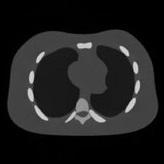
#> input picture ct_scan.jpg, 164 x 164 px
$ python main.py
#> lines starting #> are read from the running program, lines starting #| are printed output that depends on the picture
# To create the file with installed libraries: pip freeze > requirements.txt

import numpy as np
# import matplotlib.pyplot as plt

import matplotlib
matplotlib.use('TkAgg')  # Or 'Qt5Agg' or 'Agg' for non-interactive environments
import matplotlib.pyplot as plt

# Enable interactive mode
# plt.ion()

from scipy.interpolate import RectBivariateSpline
from skimage.data import shepp_logan_phantom
from skimage.data import binary_blobs
from skimage.transform import radon, rescale, rotate

from PIL import Image

# Open an image file
image_path = "ct_scan.jpg"
with Image.open(image_path) as img:
    # Convert image to grayscale (optional)
#> img is the input picture: PIL image 164x164 RGB; min 0, max 228, mean 31.8
    img = img.convert('L')
#> img: PIL image 164x164 L
    # Convert to NumPy array
    image = np.array(img)

image = image / np.max(image)

# [7 lines of commented-out code are left out]

_ = np.linspace(-1, 1, image.shape[0])
xv, yv = np.meshgrid(_,_)
# image[(xv-0.1)**2+(yv-0.2)**2<0.01] = 2

# At this point, the image as values 0 background,1 square,2 circle. Pretending to represent x-ray attenuation.

# The image(object) will be rotated, representing the scanner. It has the same effect.

# Create a rotated image
image_rot = rotate(image, 45)
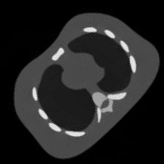
#> image_rot: shape (164, 164) float64; min 0, max 0.935, mean 0.139

fig, ax = plt.subplots(1,2, figsize=(10,5))
ax[0].pcolor(xv,yv,image, shading='auto')
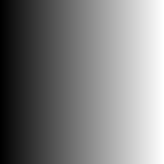
#> xv: shape (164, 164) float64; min -1, max 1, mean 2.44e-17; drawn with min black and max white
ax[1].pcolor(xv,yv,image_rot, shading='auto')
plt.show()

# Change step angle to 1° for better results, calculation will be slower
thetas = np.arange(0,180,1) * np.pi/180 # Rotations, from 0 to 180°, every 5°, then converts to radians.
rs = _
#> rs = 164 values from -1 to 1
dtheta = np.diff(thetas)[0] # the difference between the data in the array
dr = np.diff(rs)[0]
#> dr = 0.0123
rotations = np.array([rotate(image, theta*180/np.pi) for theta in thetas]) # 5°, 10°, 15° ....

# plt.imshow(rotations[1])
# plt.show()

# Sum of the values in the vertical exis, p is a 2D data
p = np.array([rotation.sum(axis=0)*dr for rotation in rotations]).T
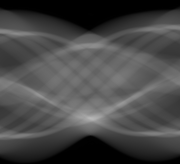
#> p: shape (164, 180) float64; min 0, max 0.724, mean 0.281

plt.plot(rs, p[:,9])
plt.xlabel('r', fontsize=20)
plt.ylabel('$\ln(I_0/I)$', fontsize=20)
plt.show()
#> figure, not shown here; curve peaks at x = -0.607, y = 0.511


plt.pcolor(thetas, rs, p, shading='auto')
plt.xlabel(r'$\theta$', fontsize=20)
plt.ylabel('$r$', fontsize=20)
plt.show()


p_interp = RectBivariateSpline(rs, thetas, p)

def get_fBP(x,y):
    return p_interp(x*np.cos(thetas)+y*np.sin(thetas), thetas, grid=False).sum() * dtheta

fBP = np.vectorize(get_fBP)(xv,yv)
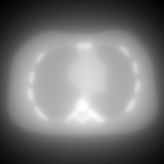
#> fBP: shape (164, 164) float64; min 0.41, max 1.47, mean 0.905; drawn with min black and max white

plt.figure(figsize=(6,6))
plt.pcolor(fBP)
plt.show()

from scipy.fft import fft, ifft

P = fft(p, axis=0)
nu = np.fft.fftfreq(P.shape[0], d=np.diff(rs)[0])

P.T.shape

nu.shape

integrand = P.T * np.abs(nu)
integrand = integrand.T
p_p = np.real(ifft(integrand, axis=0))  # p'
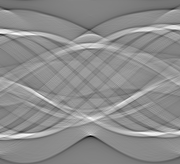
#> p_p: shape (164, 180) float64; min -1.59, max 1.29, mean 7.7e-18; drawn with min black and max white

# plt.imshow(p_p)

p_p_interp = RectBivariateSpline(rs, thetas, p_p)

def get_f(x,y):
    return p_p_interp(x*np.cos(thetas)+y*np.sin(thetas), thetas, grid=False).sum() * dtheta

f = np.vectorize(get_f)(xv,yv)

plt.figure(figsize=(6,6))
plt.pcolor(f)
plt.show()

plt.plot(f[110])
plt.show()
#> figure, not shown here; curve peaks at x = 127, y = 0.815

from skimage.transform import radon, iradon

theta = np.arange(0., 180., 5)
sinogram = radon(image, theta=theta)

plt.pcolor(sinogram)
plt.show()

reconstruction_img = iradon(sinogram, theta=theta, filter_name='ramp')
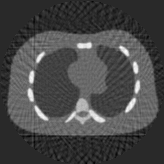
#> reconstruction_img: shape (164, 164) float64; min -0.189, max 0.974, mean 0.14; drawn with min black and max white

plt.figure(figsize=(6,6))
plt.pcolor(reconstruction_img)
plt.show()

plt.plot(reconstruction_img[110])
plt.show()
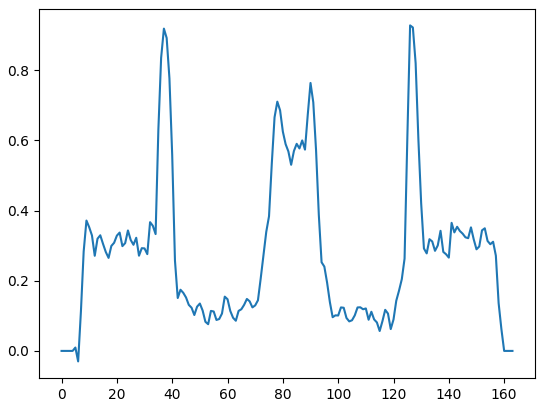
#> figure drawn by matplotlib, 1 panel; curve peaks at x = 126, y = 0.928
